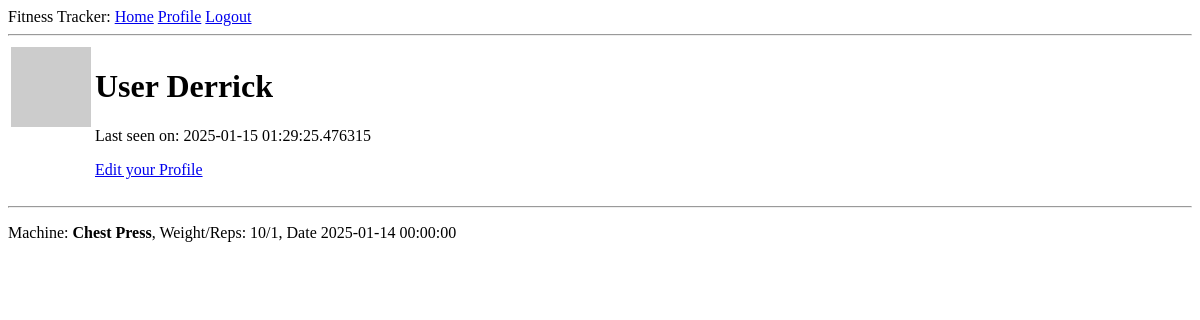
/user/Derrick (signed in), run on an earlier commit of the app's database.
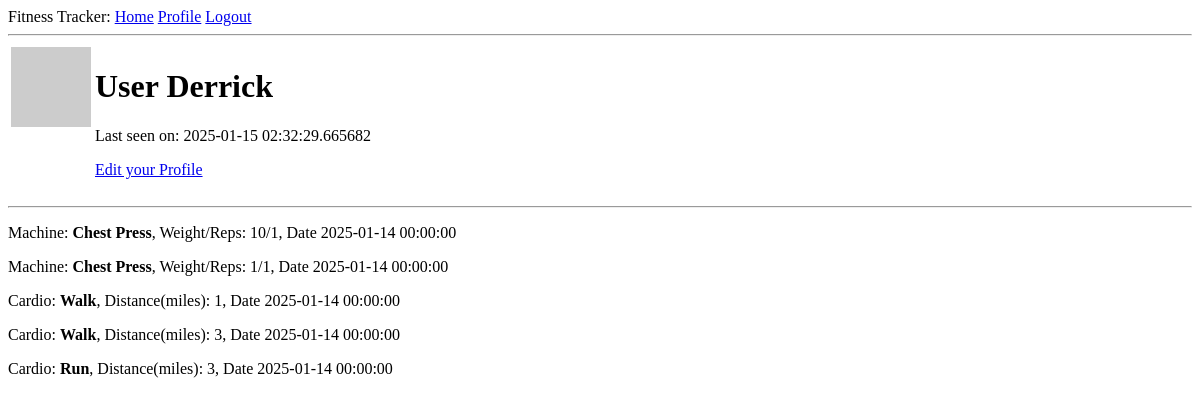
And on a later commit of the database.
### app/models.py (models this page shows, shortened)
class User(UserMixin, db.Model):
    id: Mapped[int] = mapped_column(primary_key=True)
    username: Mapped[str] = mapped_column(String(64), index=True, unique=True)
    email: Mapped[str] = mapped_column(String(120), index=True, unique=True)
    password_hash: Mapped[Optional[str]] = mapped_column(String(256))
    workouts: Mapped[List['Workout']] = relationship(back_populates='user')
    about_me: Mapped[Optional[str]] = mapped_column(String(140))
    last_seen: Mapped[Optional[datetime]] = mapped_column(
        default=lambda: datetime.now(timezone.utc))
    def avatar(self, size):
        digest = md5(self.email.lower().encode('utf-8')).hexdigest()
        return f'https://www.gravatar.com/avatar/{digest}?d=identicon&s={size}'

class MachineExercise(db.Model):
    id: Mapped[int] = mapped_column(primary_key=True)
    name: Mapped[str] = mapped_column(String(64), index=True)
    reps: Mapped[int] = mapped_column(Integer, default=1)
    weight: Mapped[int] = mapped_column(Integer, default=0)
    workouts: Mapped[List['Workout']] = relationship(secondary='workout_machine_exercise', back_populates='machine_exercises')

class Workout(db.Model):
    id: Mapped[int] = mapped_column(primary_key=True)
    date: Mapped[datetime] = mapped_column(index=True, default=lambda: datetime.now(timezone.utc))
    user_id: Mapped[int] = mapped_column(ForeignKey(User.id), index=True)
    user: Mapped[User] = relationship(back_populates='workouts')
    machine_exercises: Mapped[List["MachineExercise"]] = relationship(secondary='workout_machine_exercise', back_populates="workouts")
    cardio_exercises: Mapped[List["CardioExercise"]] = relationship(secondary='workout_cardio_exercise', back_populates="workouts")

class CardioExercise(db.Model):
    id: Mapped[int] = mapped_column(primary_key=True)
    name: Mapped[str] = mapped_column(String(64), index=True)
    distance: Mapped[int] = mapped_column(Integer, nullable=False, default=0)
    workouts: Mapped[List['Workout']] = relationship(secondary='workout_cardio_exercise', back_populates='cardio_exercises')

### app/routes.py (the view)
@app.route('/user/<username>')
@login_required
def user(username):
    user = db.first_or_404(sa.select(User).where(User.username == username))
    query_workouts = db.session.scalars(sa.select(Workout).where(Workout.user == current_user)).all()
    user_workouts = []
    cardio_workouts = []
    for workout in query_workouts:
        for machine in workout.machine_exercises:
            user_workouts.append({"name": machine.name, "reps": machine.reps, "weight": machine.weight, "date": workout.date})
        for cardio in workout.cardio_exercises:
            cardio_workouts.append({"name": cardio.name, "distance": cardio.distance, "date": workout.date})
    return render_template('user.html', user=user, workouts=user_workouts, cardios=cardio_workouts)

### app/models.py (called while the page is built)
@login.user_loader
def load_user(id):
    return db.session.get(User, int(id))

### app/routes.py (called while the page is built)
@app.before_request
def before_request():
    if current_user.is_authenticated:
        current_user.last_seen = datetime.now(timezone.utc)
        db.session.commit()

### app/templates/user.html (shortened to what this page needs)
{% extends "base.html" %} {% block content %}
<table>
  <tr valign="top">
    <td><img src="{{ user.avatar(128) }}" /></td>
    <td>
      <h1>User {{ user.username }}</h1>
       {% if user.last_seen %}
      <p>Last seen on: {{ user.last_seen }}</p>
      {% endif %}
      {% if user == current_user %}
      <p><a href="{{ url_for('edit_profile') }}">Edit your Profile</a></p>
      {% endif %}
    </td>
  </tr>
</table>
<hr />
{% include '_workout.html' %} {%
endblock %}

### app/templates/base.html (shortened to what this page needs)
<!DOCTYPE html>
<html>
  <head>
  </head>
  <body>
    <div>
      Fitness Tracker:
      <a href="{{ url_for('index') }}">Home</a>
      {% if current_user.is_anonymous %}
      <a href="{{ url_for('login') }}">Login</a>
      {% else %}
      <a href="{{ url_for('user', username=current_user.username) }}">Profile</a>
      <a href="{{ url_for('logout') }}">Logout</a>
      {% endif %}
    </div>
    <hr />
     {% block content %}{% endblock %}
  </body>
</html>

### app/templates/_workout.html
{% for workout in workouts %}
<div>
  <p>
    Machine: <b>{{ workout["name"] }}</b>, Weight/Reps: {{ workout["weight"]
    }}/{{ workout["reps"] }}, Date {{workout.date}}
  </p>
</div>
{% endfor %} {% for cardio in cardios %}
<div>
  <p>
    Cardio: <b>{{ cardio["name"] }}</b>, Distance(miles): {{ cardio["distance"]
    }}, Date {{cardio.date}}
  </p>
</div>
{% endfor %}

What changed in the data, as far as the page shows it:
changed User "Derrick": last_seen "2025-01-15 01:29:25.476315" → "2025-01-15 02:32:29.665682"
added MachineExercise: name "Chest Press", weight "1", reps "1", date "2025-01-14 00:00:00"
added CardioExercise: name "Walk", distance "1", date "2025-01-14 00:00:00"
added CardioExercise: name "Walk", distance "3", date "2025-01-14 00:00:00"
added CardioExercise: name "Run", distance "3", date "2025-01-14 00:00:00"
